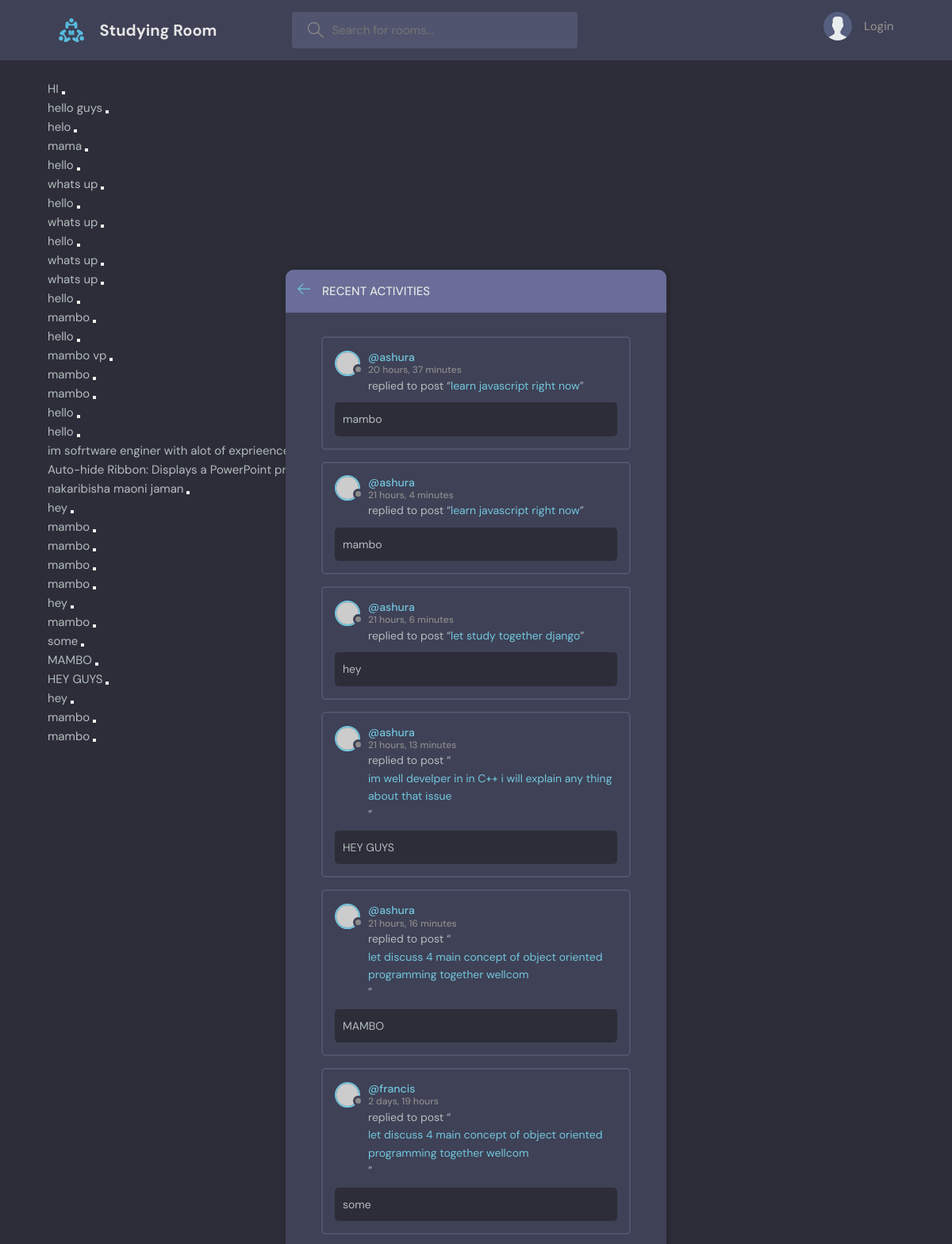
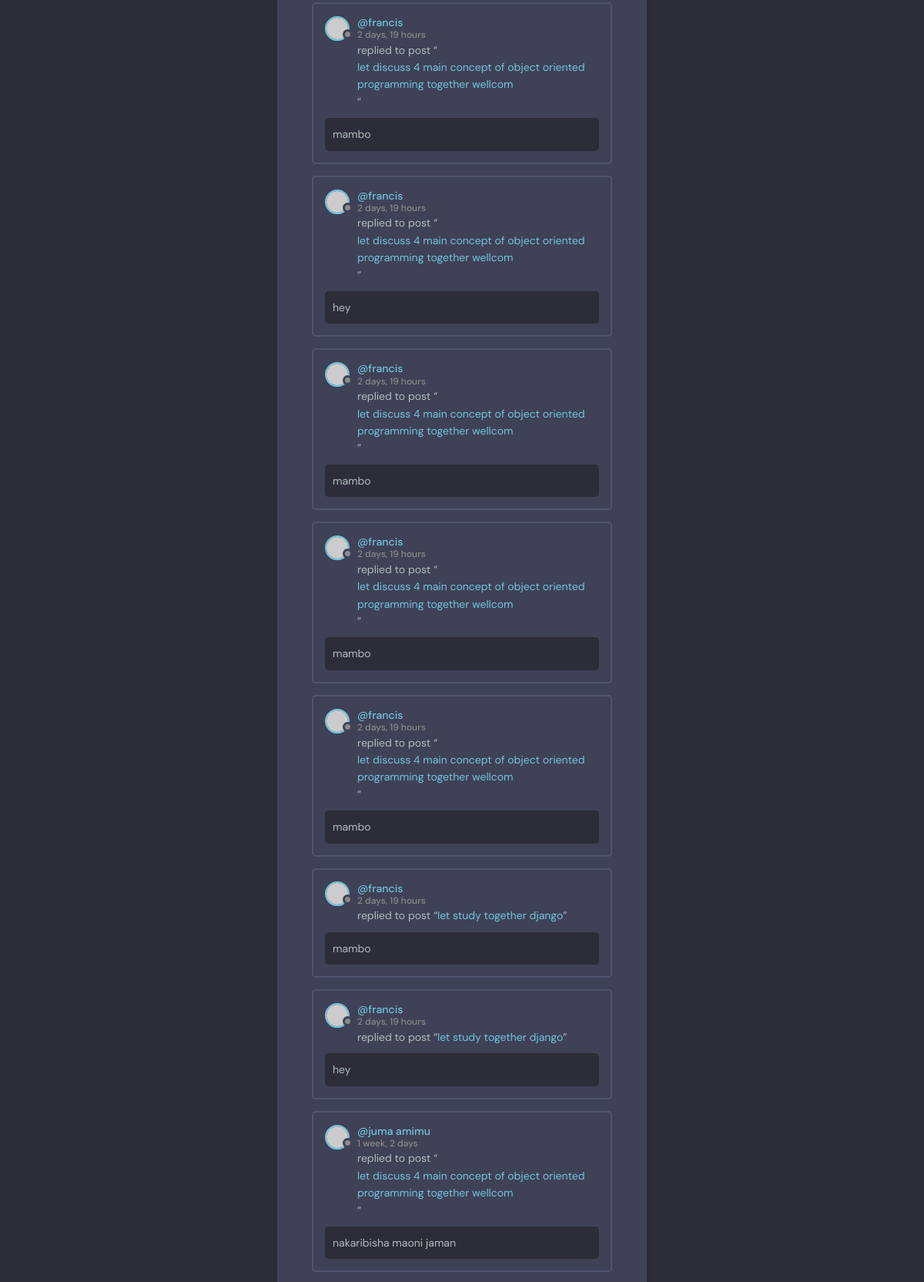
The page /activity (upper part) on the database its author committed (2 pictures, top to bottom).
### studies/models.py (models this page shows)
class Message(models.Model):
    user=models.ForeignKey(User,on_delete=models.CASCADE)
    room=models.ForeignKey(Room, on_delete=models.CASCADE)
    body=models.TextField()
    updated=models.DateTimeField(auto_now=True)
    created_at=models.DateTimeField(auto_now_add=True)
    def __str__(self):
        return self.body[0:50]

class Room(models.Model):
    host=models.ForeignKey(User, models.SET_NULL, null=True)
    topic=models.ForeignKey(Topic, on_delete=models.SET_NULL, null=True)
    name=models.CharField(max_length=200)
    description=models.TextField(null=True, blank=True)
    participants=models.ManyToManyField(User, related_name='participants',blank=True)
    updated=models.DateTimeField(auto_now=True)
    created_at= models.DateTimeField(auto_now_add=True)
    class Meta:
         ordering=['-updated','-created_at']
    def __str__(self):
        return self.name

### studies/views.py (the view)
# urls.py: path('activity', views.activities,name='activity')
def activities(request):
    messages=Message.objects.all()
    return render(request, 'activity.html',{'messages':messages})

### templates/activity.html (shortened to what this page needs)
{%extends 'base.html'%}
     {%block content%}
    <main class="layout">
      <div class="container">
        <div class="layout__box">
          <div class="layout__boxHeader">
            <div class="layout__boxTitle">
              <a href="{%url 'home'%}">
                <svg version="1.1" xmlns="http://www.w3.org/2000/svg" width="32" height="32" viewBox="0 0 32 32">
                  <title>arrow-left</title>
                  <path
                    d="M13.723 2.286l-13.723 13.714 13.719 13.714 1.616-1.611-10.96-10.96h27.625v-2.286h-27.625l10.965-10.965-1.616-1.607z"
                  ></path>
                </svg>
              </a>
              <h3>Recent Activities</h3>
            </div>
          </div>
        <div class="activities-page layout__body">
            {% for message in messages reversed%}
    <div class="activities__box">
      <div class="activities__boxHeader roomListRoom__header">
        <a href="{% url 'profile' message.user.id%}" class="roomListRoom__author">
          <div class="avatar avatar--small">
            <img src="https://randomuser.me/api/portraits/women/11.jpg" />
          </div>
          <p>
            @{{message.user}}
            <span>{{message.created_at|timesince}}</span>
          </p>
        </a>
      </div>
      <div class="activities__boxContent">
        <p>replied to post “<a href="{%url 'room' message.room.id %}">{{message.room}}</a>”</p>
        <div class="activities__boxRoomContent">
            {{message.body}}
        </div>
      </div>
    </div>
    {%endfor%}
  </div>
            </div>
          </div>
        </div>
    {%endblock%}

### templates/base.html (shortened to what this page needs)
<!DOCTYPE html>
{%load static%}
<html lang="en">
  <head>
    <link href="https://cdn.jsdelivr.net/npm/bootstrap-icons@1.5.0/font/bootstrap-icons.css" rel="stylesheet" />
    <link rel="stylesheet" href="{% static 'styles/style.css' %}" />
  </head>
  <body>
    {%include 'nav.html'%}
    <div class="container">
      <br/>
      {% if messages%}
      {% for message in messages%}
      <div class="alert alert-warning alert-dismissible fade show" role="alert">
      {{message}}
    <button type="button" class="btn-close" data-bs-dismiss="alert" aria-label="Close"></button>
  </div>
      {%endfor%}
      {%endif%}
      <br/>
    {% block content%}
    {%endblock%}
  </body>
</html>

### static/styles/style.css (style rules this page uses)
:root { --color-main: #71c6dd; --color-main-light: #e1f6fb; --color-dark: #3f4156; --color-dark-medium: #51546e; --color-dark-light: #696d97; --color-light: #e5e5e5; --color-gray: #8b8b8b; --color-light-gray: #b2bdbd; --color-bg: #2d2d39; --color-success: #5dd693; --color-error: #fc4b0b; }
* { font-family: "DM Sans", -apple-system, BlinkMacSystemFont, "Segoe UI", Roboto, Oxygen, Ubuntu, Cantarell, "Open Sans", "Helvetica Neue", sans-serif; margin: 0; padding: 0; box-sizing: border-box; text-rendering: optimizeLegibility; font-size: inherit; }
html { font-size: 56.25%; }
@media only screen and (min-width: 1200px) { html { font-size: 62.5%; } }
body { line-height: 1.6; font-weight: 400; font-size: 1.5rem; color: var(--color-light-gray); background-color: var(--color-bg); min-height: 100vh; }
img { width: 100%; }
a { display: inline-block; color: var(--color-main); text-decoration: none; }
.container { max-width: 120rem; width: 90%; margin: auto; }
.avatar { position: relative; display: inline-block; border-radius: 50%; border: 2px solid var(--color-main); }
.avatar img { display: block; border-radius: 50%; object-fit: cover; object-position: center; }
.avatar::after { content: ""; display: block; position: absolute; background-color: var(--color-gray); z-index: 111; border-radius: 50%; border: 0.3rem solid var(--color-dark); }
.avatar.avatar--small img { width: 2.8rem; height: 2.8rem; }
.avatar.avatar--small:after { width: 0.7rem; height: 0.7rem; bottom: 0px; right: -6px; }
.layout { margin-top: 2.4rem; }
.layout > .container { display: flex; justify-content: space-between; align-items: flex-start; }
.layout__box { width: 90%; max-width: 48rem; min-height: 40rem; position: absolute; top: 50%; left: 50%; transform: translate(-50%, -46%); background-color: var(--color-dark); border-radius: 1rem; box-shadow: 1px 1px 6px 3px rgba(0, 0, 0, 0.1); overflow: hidden; }
.layout__boxHeader { display: flex; padding: 1.5rem; background-color: var(--color-dark-light); }
.layout__boxTitle { display: flex; gap: 1.5rem; align-items: center; }
.layout__boxTitle h3 { text-transform: uppercase; font-weight: 500; color: var(--color-light); }
.layout__boxTitle svg { width: 1.6rem; height: 1.6rem; fill: var(--color-main); }
.layout__body { margin: 3rem; }
.roomListRoom__header { display: flex; justify-content: space-between; align-items: center; }
.roomListRoom__author { font-weight: 500; display: flex; align-items: center; gap: 1rem; }
.activities__box { margin: 1.5rem; padding: 1.5rem; border: 2px solid var(--color-dark-medium); border-radius: 5px; }
.activities__boxHeader p { font-size: 1.4rem; line-height: 1.3; }
.activities__boxHeader p span { color: var(--color-gray); font-size: 1.2rem; display: block; }
.activities__boxContent { margin-left: 4.2rem; }
.activities__boxContent { font-size: 1.4rem; }
.activities__boxRoomContent { background: var(--color-bg); padding: 1rem; border-radius: 5px; margin-top: 1rem; margin-left: -4.2rem; }

### rows shown on the page
Message: body "HI"
Message: body "hello guys"
Message: body "helo"
Message: body "mama"
Message: body "hello"
Message: body "whats up"
Message: body "hello"
Message: body "whats up"
Message: body "hello"
Message: body "whats up"
Message: body "whats up"
Message: body "hello"
Message: body "mambo"
Message: body "hello"
Message: body "mambo vp"
Message: body "mambo"
Message: body "mambo"
Message: body "hello"
Message: body "hello"
Message: body "im sofrtware enginer with alot of exprieence"
Message: body "Auto-hide Ribbon: Displays a PowerPoint presentati"
Message: body "nakaribisha maoni jaman", user "juma amimu", created_at "1 week, 2 days", room "let discuss 4 main concept of object oriented programming together wellcom"
Message: body "hey", user "francis", created_at "2 days, 19 hours", room "let study together django"
Message: body "mambo", user "francis", created_at "2 days, 19 hours", room "let study together django"
Message: body "mambo", user "francis", created_at "2 days, 19 hours", room "let discuss 4 main concept of object oriented programming together wellcom"
Message: body "mambo", user "francis", created_at "2 days, 19 hours", room "let discuss 4 main concept of object oriented programming together wellcom"
Message: body "mambo", user "francis", created_at "2 days, 19 hours", room "let discuss 4 main concept of object oriented programming together wellcom"
Message: body "hey", user "francis", created_at "2 days, 19 hours", room "let discuss 4 main concept of object oriented programming together wellcom"
Message: body "mambo", user "francis", created_at "2 days, 19 hours", room "let discuss 4 main concept of object oriented programming together wellcom"
Message: body "some", user "francis", created_at "2 days, 19 hours", room "let discuss 4 main concept of object oriented programming together wellcom"
Message: body "MAMBO", user "ashura", created_at "21 hours, 16 minutes", room "let discuss 4 main concept of object oriented programming together wellcom"
Message: body "HEY GUYS", user "ashura", created_at "21 hours, 13 minutes", room "im well develper in in C++ i will explain any thing about that issue"
Message: body "hey", user "ashura", created_at "21 hours, 6 minutes", room "let study together django"
Message: body "mambo", user "ashura", created_at "21 hours, 4 minutes", room "learn javascript right now"
Message: body "mambo", user "ashura", created_at "20 hours, 37 minutes", room "learn javascript right now"
